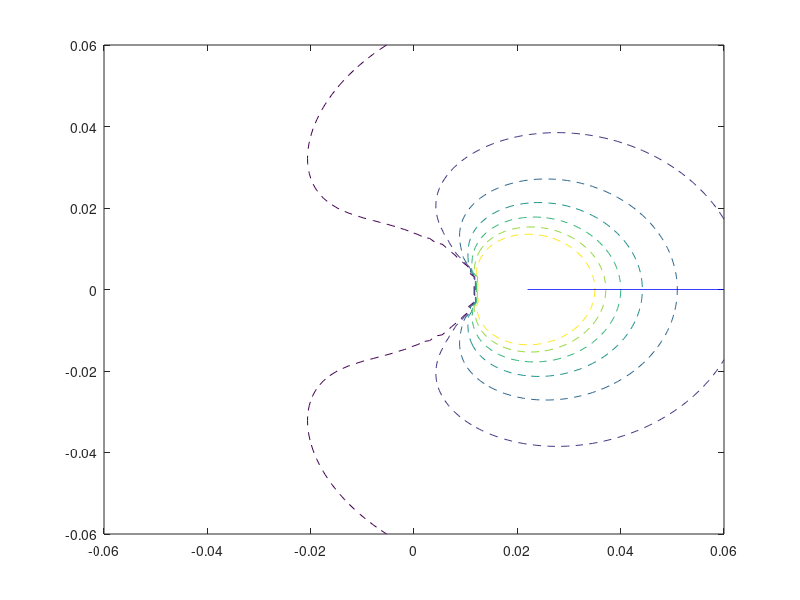

Here is the MATLAB script that generated this plot: (Note: this script raises an error after producing the figure.)
%%点电荷位于接地导体球外
%假设半径为a=1cm的接地导体球外有一个点电荷q=1x10^(-10)C,点电荷距离球心d=2cm,求球外的电位与电场强度分布。
clear
clc
k = 8.985e9;
ra = 0.01;
d = 0.02;
q1 = 1e-10;
q2 = -ra/d*q1;%q2为镜像点电荷
x = linspace(-0.06,0.06,100);
[X,Y] = meshgrid(x);
b = ra^2/d;%镜像电荷的位置

r1 = sqrt((X - d).^2 + Y.^2); %点电荷到场点的距离
r2 = sqrt((X - b).^2 + Y.^2); %镜像电荷到场点的距离
U = k*q1./r1 + k*q2./r2;
U(sqrt(X.^2 + Y.^2) <= ra*1.2) = 0; %绘制出导体球
u0 = k*q1./ra + k*q2./ra; %基准电势，作为之后绘制等势线的参考尺度
u = linspace(-u0,u0,15);
c = contour(X,Y,U,u,'--');
hold on;
[Ex, Ey] = gradient(-U);
% 绘制电力线
Ne = 30; % 电力线的数量
th = linspace(0,2*pi,Ne);
x1 = d+0.002*cos(th);
y1 = 0.002*sin(th);
for i = 1:Ne
    h1 = streamline(X,Y,Ex,Ey,x1(i),y1(i));
    arrowPlot(h1.XData,h1.YData,'number',1,'color','b','linewidth',1);
    hold on;
end

xlabel('x','fontsize',16)
ylabel('y','fontsize',16)
title('点电荷位于接地导体球外的电势分布及电力线','fontsize',16)

theta = 0:pi/100:2*pi;
x = ra*cos(theta);
y = ra*sin(theta);
plot(x,y,'-');
axis equal %使x轴和y轴的单位长度相等，确保绘制的图形是一个圆
% fill(a,b,'k');%画出接地导体球，‘k’指黑色
%绘制球外电荷
plot(d,0,'ro',d,0,'r+','markersize',10,'linewidth',2);%‘r0’指红色的原点，‘r+’指红色的加号
plot(b,0,'bo','markersize',10,'linewidth',2);
text(b-0.0025,0.00025, '—', 'Color', 'b', 'FontSize', 15, 'FontWeight', 'bold');
%绘制接地符号
plot([-ra*1.02+0.0045,-ra*1.1],[-0.008,-0.008],'b','LineWidth',2)
plot([-ra*1.1,-ra*1.1],[-0.008,-0.012],'b','LineWidth',2);
plot([-ra*1.1-0.002,-ra*1.1+0.002],[-0.012,-0.012],'b','LineWidth',2);
hold on;
%绘制镜像电荷

